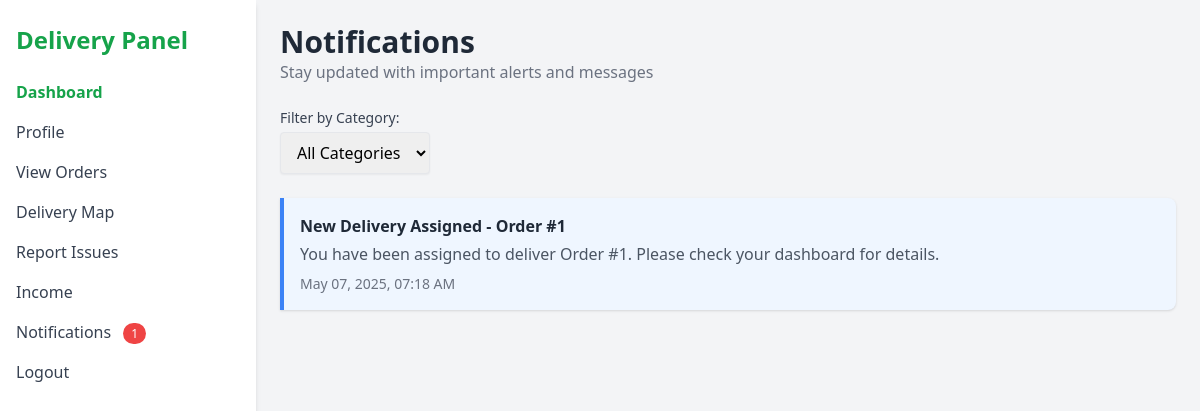
The app's page /notifications (signed in), older data.
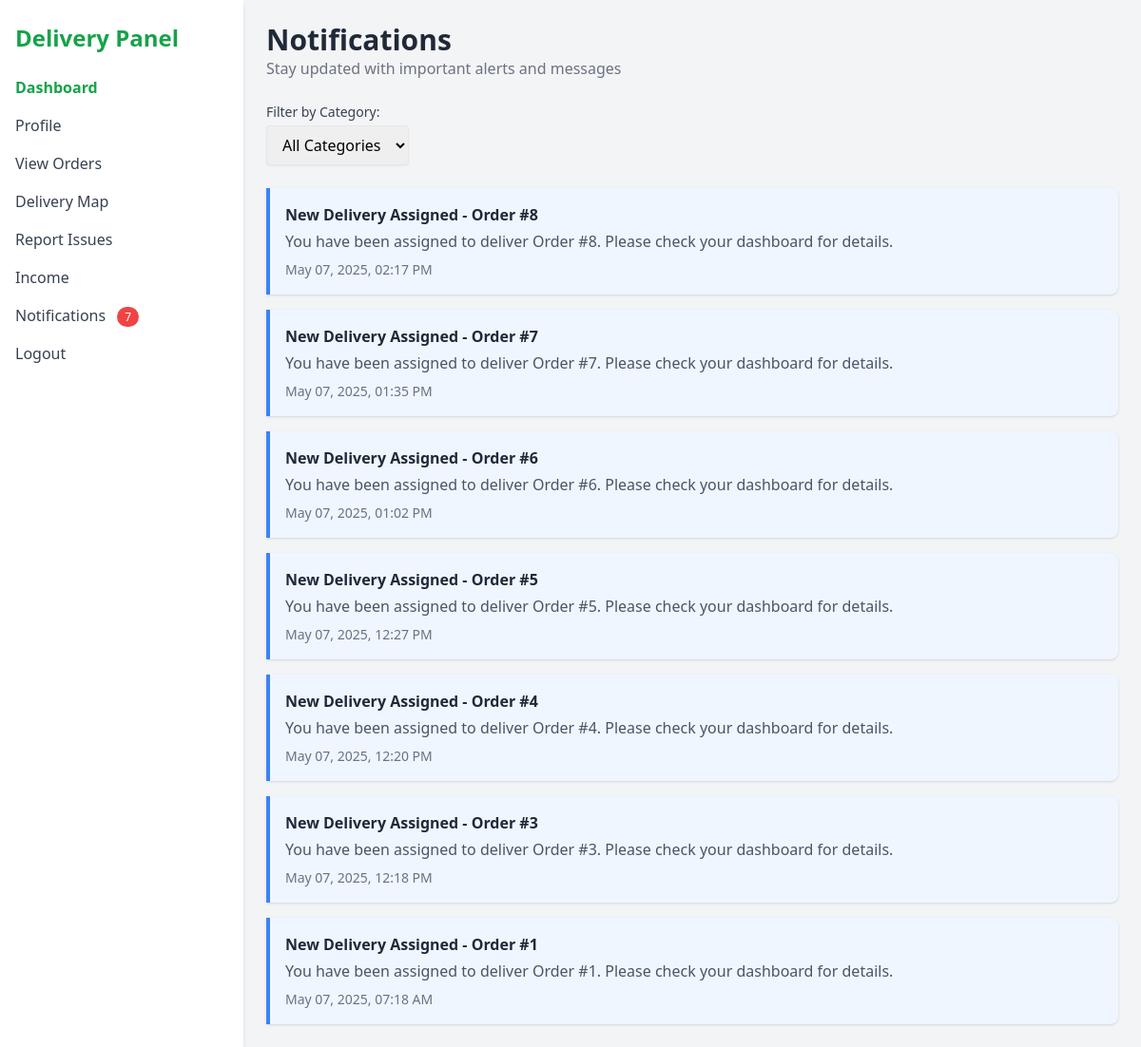
The same page, newer data.
### models.py (models this page shows, shortened)
class Notification(db.Model):
    id = db.Column(db.Integer, primary_key=True)
    title = db.Column(db.String(100), nullable=False)
    message = db.Column(db.Text, nullable=False)
    category = db.Column(db.String(50), nullable=False)  # 'count_update', 'health_check', 'system', etc.
    priority = db.Column(db.String(20), default='normal')  # 'low', 'normal', 'high', 'urgent'
    created_by = db.Column(db.Integer, db.ForeignKey('user.id'), nullable=False)
    created_at = db.Column(db.DateTime, default=datetime.utcnow)
    is_read = db.Column(db.Boolean, default=False)
    related_batch = db.Column(db.String(100), nullable=True)  # Optional reference to a batch
    for_user = db.Column(db.Integer, db.ForeignKey('user.id'), nullable=True)  # If notification is for a specific user
    for_role = db.Column(db.String(100), nullable=True)  # If notification is for users with specific roles
    creator = db.relationship('User', foreign_keys=[created_by], backref='notifications_created')
    target_user = db.relationship('User', foreign_keys=[for_user], backref='personal_notifications')

### app.py (the view)
@app.route('/notifications')
def notifications():
    user_id = session.get('user_id')
    if not user_id:
        return redirect(url_for('login'))
    user = db.session.get(User, user_id)
    if not user:
        return redirect(url_for('login'))
    try:
        query = Notification.query
        category_filter = request.args.get('category')
        if category_filter:
            query = query.filter_by(category=category_filter)
        if user.role in ['admin', 'manager']:
            filtered_notifications = query.order_by(Notification.created_at.desc()).all()
        else:
            filtered_notifications = query.filter(
                db.or_(
                    Notification.for_user == user_id,
                    Notification.for_role.like(f"%{user.role}%")
                )
            ).order_by(Notification.created_at.desc()).all()
        unread_count = Notification.query.filter(
            db.and_(
                Notification.is_read == False,
                db.or_(
                    Notification.for_user == user_id,
                    Notification.for_role.like(f"%{user.role}%")
                )
            )
        ).count()
    except Exception as e:
        print(f"Notification error: {str(e)}")
        filtered_notifications = []
        unread_count = 0
    return render_template('notifications.html',
                           user=user,
                           all_notifications=filtered_notifications,
                           unread_count=unread_count)

### templates/notifications.html (shortened to what this page needs)
<!DOCTYPE html>
<html lang="en">
<head>
  <script src="https://cdn.tailwindcss.com"></script>
</head>
<body class="bg-gray-100 min-h-screen">
  <div class="flex h-screen">
    {% if user.role == 'admin' %}
      {% include 'sidebar_admin.html' %}
    {% elif user.role == 'manager' %}
      {% include 'sidebar_manager.html' %}
    {% elif user.role == 'farmer' %}
      {% include 'sidebar_farmer.html' %}
    {% elif user.role == 'delivery_man' %}
      {% include 'sidebar_delivery.html' %}
    {% elif user.role == 'customer' %}
      {% include 'sidebar_customer.html' %}
    {% endif %}
    <main class="flex-1 p-6 overflow-y-auto">
      <header class="mb-6">
        <h2 class="text-3xl font-semibold text-gray-800">Notifications</h2>
        <p class="text-gray-500">Stay updated with important alerts and messages</p>
      </header>
      <form method="get" action="{{ url_for('notifications') }}" class="mb-6">
        <label for="category" class="block text-sm font-medium text-gray-700 mb-1">Filter by Category:</label>
        <select name="category" id="category" onchange="this.form.submit()" class="border px-3 py-2 rounded shadow-sm focus:outline-none focus:ring focus:border-blue-300">
          <option value="">All Categories</option>
        </select>
      </form>
      <section class="space-y-4">
        {% if all_notifications %}
          {% for note in all_notifications %}
            <div class="border-l-4 {% if note.priority == 'urgent' %}border-red-500 bg-red-50{% elif note.priority == 'high' %}border-yellow-500 bg-yellow-50{% elif note.priority == 'normal' %}border-blue-500 bg-blue-50{% else %}border-gray-300 bg-white{% endif %} p-4 rounded-r-lg shadow">
              <div class="flex justify-between items-start">
                <div>
                  <h3 class="font-bold text-gray-800">{{ note.title }}</h3>
                  <p class="text-gray-600 mt-1">{{ note.message }}</p>
                  <p class="text-sm text-gray-500 mt-2">{{ note.created_at.strftime('%b %d, %Y, %I:%M %p') }}</p>
                </div>
              </div>
            </div>
          {% endfor %}
        {% else %}
          <p class="text-gray-600">No notifications available.</p>
        {% endif %}
      </section>
    </main>
  </div>
</body>
</html>

### templates/sidebar_delivery.html
<aside class="w-64 bg-white shadow-md px-4 py-6">
    <h1 class="text-2xl font-bold text-green-600 mb-6">Delivery Panel</h1>
    <nav class="space-y-4">
      <a href="{{ url_for('delivery_dashboard') }}" class="block text-green-600 font-semibold">Dashboard</a>
      <a href="{{ url_for('profile_management') }}" class="block text-gray-700 hover:text-green-500">Profile</a>
      <a href="{{ url_for('assigned_orders') }}" class="block text-gray-700 hover:text-green-500">View Orders</a>
      <a href="{{ url_for('delivery_map') }}" class="block text-gray-700 hover:text-green-500">Delivery Map</a>
      <a href="{{ url_for('report_issues') }}" class="block text-gray-700 hover:text-green-500">Report Issues</a>
      <a href="{{ url_for('delivery_income') }}" class="block text-gray-700 hover:text-green-500">Income</a>
      <a href="{{ url_for('notifications') }}" class="block text-gray-700 hover:text-green-500">
        Notifications
        {% if unread_count > 0 %}
          <span class="ml-2 bg-red-500 text-white text-xs rounded-full px-2 py-0.5">
            {{ unread_count }}
          </span>
        {% endif %}
      </a>
      <a href="{{ url_for('logout') }}" class="block text-gray-700 hover:text-red-500">Logout</a>
    </nav>
  </aside>

Row changes from the older to the newer data that the page shows:
added Notification: title "New Delivery Assigned - Order #8", message "You have been assigned to deliver Order #8. Please check your dashboard for details.", created_at "May 07, 2025, 02:17 PM"
added Notification: title "New Delivery Assigned - Order #7", message "You have been assigned to deliver Order #7. Please check your dashboard for details.", created_at "May 07, 2025, 01:35 PM"
added Notification: title "New Delivery Assigned - Order #6", message "You have been assigned to deliver Order #6. Please check your dashboard for details.", created_at "May 07, 2025, 01:02 PM"
added Notification: title "New Delivery Assigned - Order #5", message "You have been assigned to deliver Order #5. Please check your dashboard for details.", created_at "May 07, 2025, 12:27 PM"
added Notification: title "New Delivery Assigned - Order #4", message "You have been assigned to deliver Order #4. Please check your dashboard for details.", created_at "May 07, 2025, 12:20 PM"
added Notification: title "New Delivery Assigned - Order #3", message "You have been assigned to deliver Order #3. Please check your dashboard for details.", created_at "May 07, 2025, 12:18 PM"
Text that changed along with them:
{{ unread_count }}: "1" → "7"
